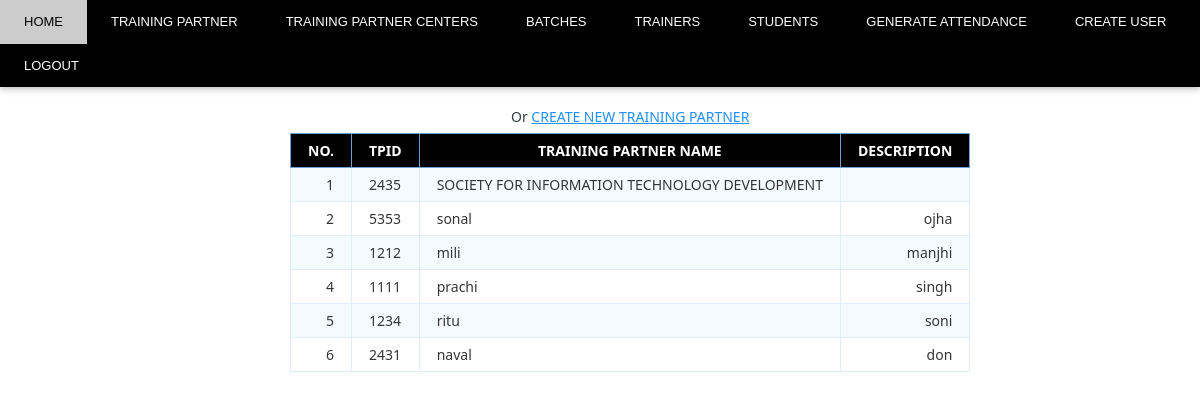
Page /TRAINING_PARTNERS.PHP on the committed database.
### tables this page shows
CREATE TABLE `tp` (
  `tpid` int(10) NOT NULL,
  `tp_name` varchar(300) NOT NULL,
  `description` varchar(300) DEFAULT NULL
);

### TRAINING_PARTNERS.PHP (the view, shortened to what this page needs)
<?php
$db_host = 'localhost';
$db_user = 'root';
$db_pass = '';
$db_name = 'attendance';
$conn = mysqli_connect($db_host, $db_user, $db_pass, $db_name);
$sql = 'SELECT tpid, tp_name, description from tp';
$query = mysqli_query($conn, $sql);
?>
<html>
<!DOCTYPE html>
<link rel="stylesheet" href="CSS.css">
</head>
<body>
<div class="w3-top">
<div class="w3-bar w3-black w3-card">
    <a href="LOGIN.php" class="w3-bar-item w3-button w3-padding-large new">HOME</a>
    <a href="TRAINING_PARTNERS.php" class="w3-bar-item w3-button w3-padding-large new w3-hide-small">TRAINING PARTNER</a>
    <a href="TRAINING_PARTNERS_CENTER.php" class="w3-bar-item w3-button w3-padding-large new w3-hide-small">TRAINING PARTNER CENTERS</a>
    <a href="BATCHES.php" class="w3-bar-item w3-button w3-padding-large new w3-hide-small">BATCHES</a>
	<a href="TRAINERS_create.php" class="w3-bar-item w3-button w3-padding-large new w3-hide-small">TRAINERS</a>
	<a href="STUDENT_create.php" class="w3-bar-item w3-button w3-padding-large new w3-hide-small">STUDENTS</a>
	<a href="#contact" class="w3-bar-item w3-button w3-padding-large new w3-hide-small">GENERATE ATTENDANCE</a>
	<a href="USER_create.php" class="w3-bar-item w3-button w3-padding-large new w3-hide-small">CREATE USER</a>
	<a href="#contact" class="w3-bar-item w3-button w3-padding-large new w3-hide-small">LOGOUT</a>
  </div>
</div>
<table class="data-table">
		<caption class="title">Or <a href="TP_create.php">CREATE NEW TRAINING PARTNER</a></caption>
		<thead>
			<tr>
				<th>NO. </th>
				<th>TPID</th>
				<th>Training Partner Name</th>
				<th>Description</th>
			</tr>
		</thead>
		<tbody>
		<?php
		$no 	= 1;
		while ($row = mysqli_fetch_array($query))
		{
			echo '<tr>
					<td>'.$no.'</td>
					<td>'.$row['tpid'].'</td>
					<td>'.$row['tp_name'].'</td>
					<td>'.$row['description'] . '</td>
				</tr>';
				$no++;
		}?>
		</tbody>
	</table></html>
</body>

### CSS.css (style rules this page uses)
html { box-sizing:border-box }
*,*:before,*:after { box-sizing:inherit }
html { -ms-text-size-adjust:100%;-webkit-text-size-adjust:100% }
body { margin:0 }
a { background-color:transparent;-webkit-text-decoration-skip:objects }
html,body { font-family:Verdana,sans-serif;font-size:15px;line-height:1.5 }
html { overflow-x:hidden }
a { color:inherit }
.w3-btn,.w3-button { border:none;display:inline-block;padding:8px 16px;vertical-align:middle;overflow:hidden;text-decoration:none;color:inherit;background-color:inherit;text-align:center;cursor:pointer;white-space:nowrap }
.w3-btn,.w3-button { -webkit-touch-callout:none;-webkit-user-select:none;-khtml-user-select:none;-moz-user-select:none;-ms-user-select:none;user-select:none }
.w3-bar { width:100%;overflow:hidden }
.w3-bar .w3-bar-item { padding:5px 11px;float:left;width:auto;border:none;display:block;outline:0 }
.w3-bar .w3-button { white-space:normal }
.w3-container:after,.w3-container:before,.w3-panel:after,.w3-panel:before,.w3-row:after,.w3-row:before,.w3-row-padding:after,.w3-row-padding:before, .w3-cell-row:before,.w3-cell-row:after,.w3-clear:after,.w3-clear:before,.w3-bar:before,.w3-bar:after { content:"";display:table;clear:both }
.w3-top,.w3-bottom { position:fixed;width:100%;z-index:1 }
.w3-top { top:0 }
.w3-card,.w3-card-2 { box-shadow:0 2px 5px 0 rgba(0,0,0,0.16),0 2px 10px 0 rgba(0,0,0,0.12) }
.w3-padding-large { padding:12px 24px!important }
.w3-black,.w3-hover-black:hover { color:#fff!important;background-color:#000!important }

### TRAINING_PARTNERS.PHP (style rules this page uses)
.new { font-size:13px; }
body { font-size: 15px; color: #343d44; font-family: "segoe-ui", "open-sans", tahoma, arial; padding: 0; margin: 0; }
table { margin-top:100px; margin-left:290px; font-family: "Lucida Sans Unicode", "Lucida Grande", "Segoe Ui"; font-size: 12px; }
table td { transition: all .5s; }
.data-table { border-collapse: collapse; font-size: 14px; min-width: 537px; }
.data-table th, .data-table td { border: 1px solid #e1edff; padding: 7px 17px; }
.data-table caption { margin: 7px; }
.data-table thead th { background-color: black; color: #FFFFFF; border-color: #6ea1cc !important; text-transform: uppercase; }
.data-table tbody td { color: #353535; }
.data-table tbody td:first-child, .data-table tbody td:nth-child(4), .data-table tbody td:last-child { text-align: right; }
.data-table tbody tr:nth-child(odd) td { background-color: #f4fbff; }
.data-table tbody td:empty { background-color: #ffcccc; }
* { box-sizing: border-box; }
a { color: dodgerblue; }

### rows in the picture
tp: tpid "2435", tp_name "SOCIETY FOR INFORMATION TECHNOLOGY DEVELOPMENT"
tp: tpid "5353", tp_name "sonal", description "ojha"
tp: tpid "1212", tp_name "mili", description "manjhi"
tp: tpid "1111", tp_name "prachi", description "singh"
tp: tpid "1234", tp_name "ritu", description "soni"
tp: tpid "2431", tp_name "naval", description "don"
